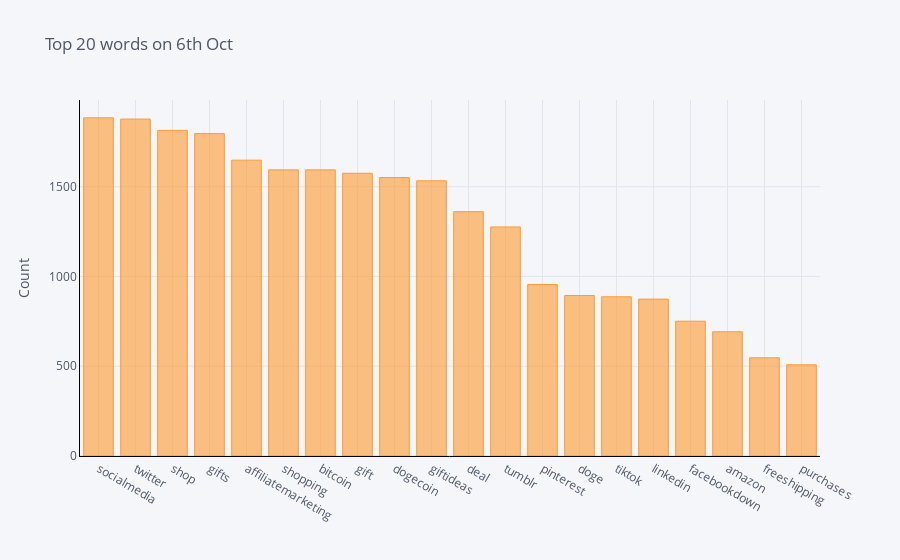

The notebook cell this image was saved under:
### Code cell
from sklearn.feature_extraction.text import CountVectorizer
def get_top_n_words(corpus, n=None):
    vec = CountVectorizer(stop_words = 'english').fit(corpus)
    bag_of_words = vec.transform(corpus)
    sum_words = bag_of_words.sum(axis=0) 
    words_freq = [(word, sum_words[0, idx]) for word, idx in vec.vocabulary_.items()]
    words_freq =sorted(words_freq, key = lambda x: x[1], reverse=True)
    return words_freq[:n]

common_words = get_top_n_words(data_text6['Text_cl'], 20)
df2 = pd.DataFrame(common_words, columns = ['Text' , 'count'])
df2.groupby('Text').sum()['count'].sort_values(ascending=False).iplot(
    kind='bar', yTitle='Count', linecolor='black', title='Top 20 words on 6th Oct')

### Figure 1 — Plotly figure (JSON) as saved in the notebook; plotly's stock layout.template omitted (floating-point values rounded to 4 significant figures)
{"data": [{"marker": {"color": "rgba(255, 153, 51, 0.6)", "line": {"color": "rgba(255, 153, 51, 1.0)", "width": 1}}, "name": "count", "orientation": "v", "text": "", "type": "bar", "x": ["socialmedia", "twitter", "shop", "gifts", "affiliatemarketing", "shopping", "bitcoin", "gift", "dogecoin", "giftideas", "deal", "tumblr", "pinterest", "doge", "tiktok", "linkedin", "facebookdown", "amazon", "freeshipping", "purchases"], "y": [1884, 1877, 1814, 1796, 1648, 1594, 1594, 1575, 1551, 1533, 1361, 1276, 955, 894, 887, 874, 751, 692, 547, 508]}], "layout": {"legend": {"bgcolor": "#F5F6F9", "font": {"color": "#4D5663"}}, "paper_bgcolor": "#F5F6F9", "plot_bgcolor": "#F5F6F9", "title": {"font": {"color": "#4D5663"}, "text": "Top 20 words on 6th Oct"}, "xaxis": {"gridcolor": "#E1E5ED", "linecolor": "black", "showgrid": true, "tickfont": {"color": "#4D5663"}, "title": {"font": {"color": "#4D5663"}, "text": ""}, "zerolinecolor": "#E1E5ED"}, "yaxis": {"gridcolor": "#E1E5ED", "linecolor": "black", "showgrid": true, "tickfont": {"color": "#4D5663"}, "title": {"font": {"color": "#4D5663"}, "text": "Count"}, "zerolinecolor": "#E1E5ED"}}}
